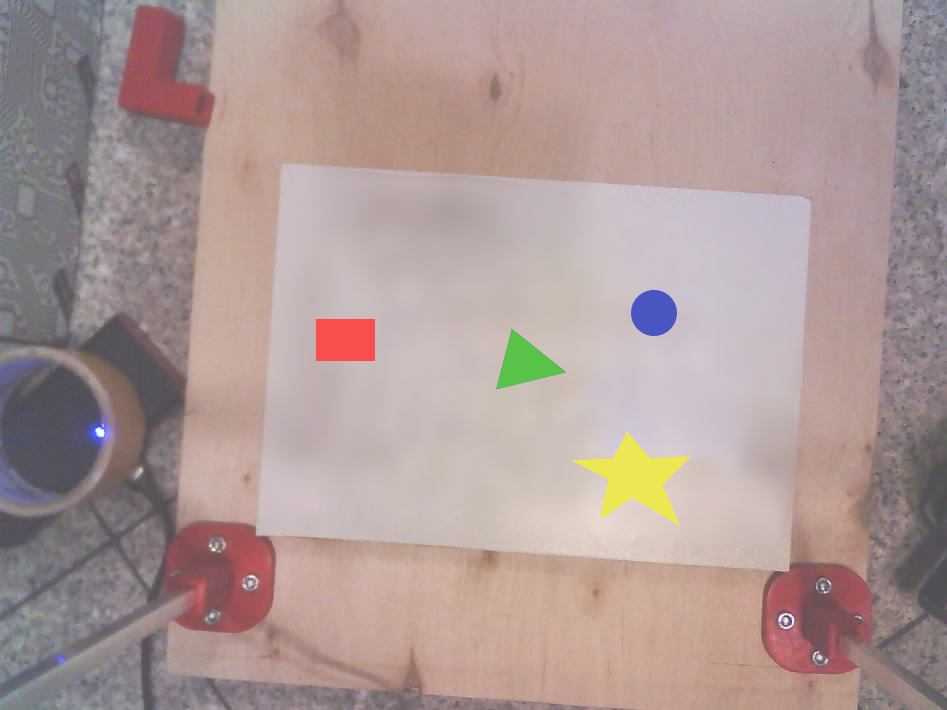
#> input picture shapesDetection/shapesOnImage.jpg, 947 x 710 px, given in place of stream, which was not available
$ python shapesCam.py
#> lines starting #> are read from the running program, lines starting #| are printed output that depends on the picture; after the words box and inside, x2 and y2 are one past the last pixel; in counts of white or black regions, pixels touching at a corner belong together; pictures that were not available may be replaced by others from this repository, and a replacement may not be noted
import cv2 as cv
import numpy as np
import time

stream_url = f"http://192.168.0.101:81/stream"

# Utwórz obiekt VideoCapture do odbierania strumienia
cap = cv.VideoCapture(stream_url)

while True:
    # Odczytaj klatkę z strumienia
    ret, frame = cap.read()
#> frame is the input picture: shape (710, 947, 3); mean B, G, R 151.2, 153.4, 172.9

    if not ret:
        print("Błąd podczas odczytu klatki")
        break

    # Wyświetl klatkę
    # cv.imshow("Kamera ESP", frame)
    img = frame #cv.imread('testShapes2.jpg')
    imgR = img[1]
#> imgR = 947 rows, first 8: [155, 150, 125], [153, 149, 124], [147, 144, 123], [140, 141, 121], [139, 140, 124], [139, 141, 129], [134, 138, 127], [129, 131, 125]
    # cv.imshow("r",imgR)
    imgGry = cv.cvtColor(img, cv.COLOR_RGB2GRAY)
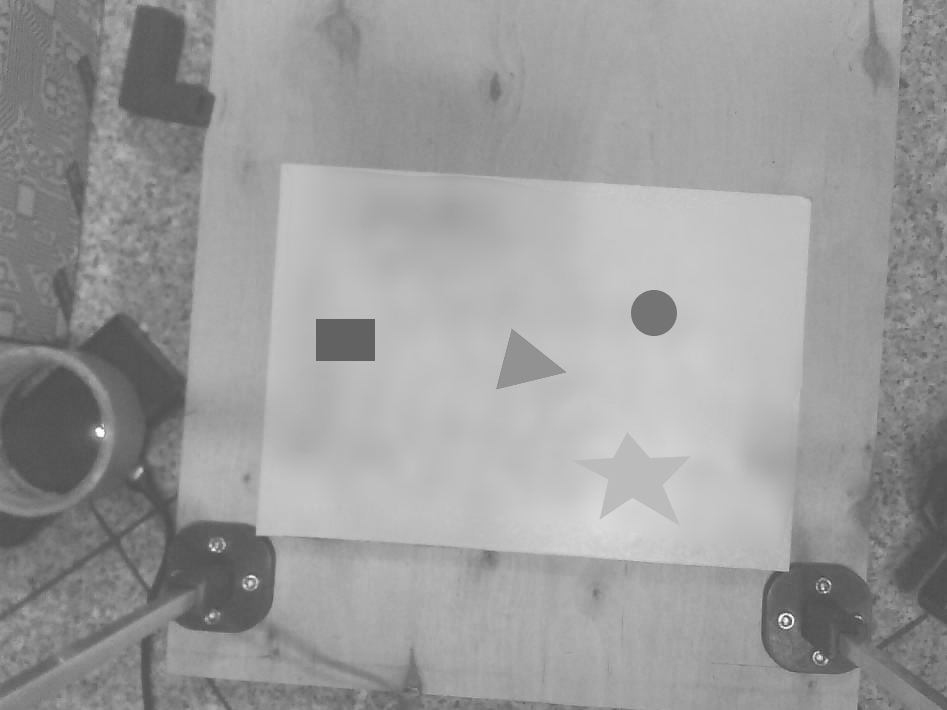
#> imgGry: shape (710, 947); min 61, max 254, mean 155
    # cv.imshow('gray',imgGry)

    _, thrash = cv.threshold(imgGry, 70,255, cv.CHAIN_APPROX_NONE)
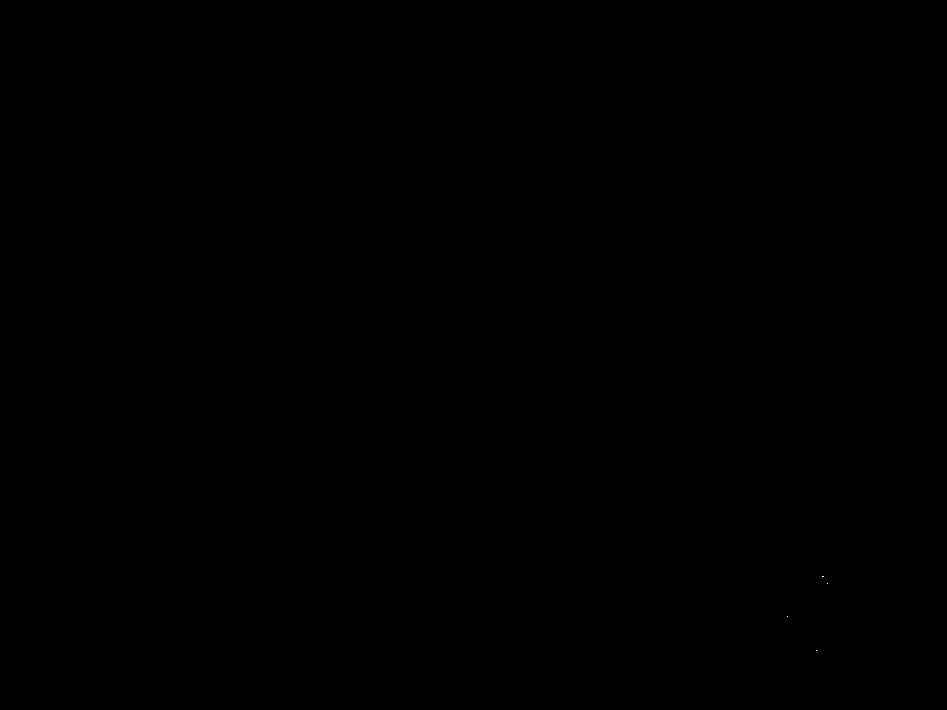
#> thrash: shape (710, 947); 0% white in thin lines or dots, all inside (x1, y1, x2, y2) = (787, 576, 828, 651)
    thrash = cv.GaussianBlur(thrash,(7,7),0)
    cv.imshow('trash', thrash)
    contours , _ = cv.findContours(thrash, cv.RETR_TREE, cv.CHAIN_APPROX_NONE)
#> contours = 3 contours; box (x1, y1, x2, y2) and area: (819, 573, 831, 587) 75, (813, 647, 820, 654) 34, (784, 613, 791, 620) 34

    for contur in contours:
        approx = cv.approxPolyDP(contur, 0.01* cv.arcLength(contur, True), True)
        cv.drawContours(img, [approx], 0, (0,0,0), 5)
        x = approx.ravel()[0]
        y = approx.ravel()[1]
        if len(approx) == 3:
            cv.putText(img, "Triangle", (x, y), cv.FONT_HERSHEY_COMPLEX, 0.5, (0,0,0))
        elif len(approx) == 4:
            x, y, w, h = cv.boundingRect(approx)
            aspectRatio = float(w)/h
            # print(aspectRatio)
            x = int(x + w / 2)
            y = int(y + h / 2)
            if aspectRatio >= 0.95 and aspectRatio < 1.05:
                cv.putText(img, "Square", (x, y), cv.FONT_HERSHEY_COMPLEX, 0.5, (0,0,255))
            else:
                cv.putText(img, "rectangle", (x, y), cv.FONT_HERSHEY_COMPLEX, 0.5, (0,0,255))
        elif len(approx) == 5:
            cv.putText(img, "Pentagon", (x, y), cv.FONT_HERSHEY_COMPLEX, 0.5, (0,0,0))
        elif len(approx) == 10:
            cv.putText(img, "Star", (x, y), cv.FONT_HERSHEY_COMPLEX, 0.5, (0,0,0))
        else:
            cv.putText(img, "Circle", (x, y), cv.FONT_HERSHEY_COMPLEX, 0.5, (0,0,0))
#> this loop made 3 passes
#> (x, y) on passes 1 to 3: (814, 647), (785, 613), (820, 573)
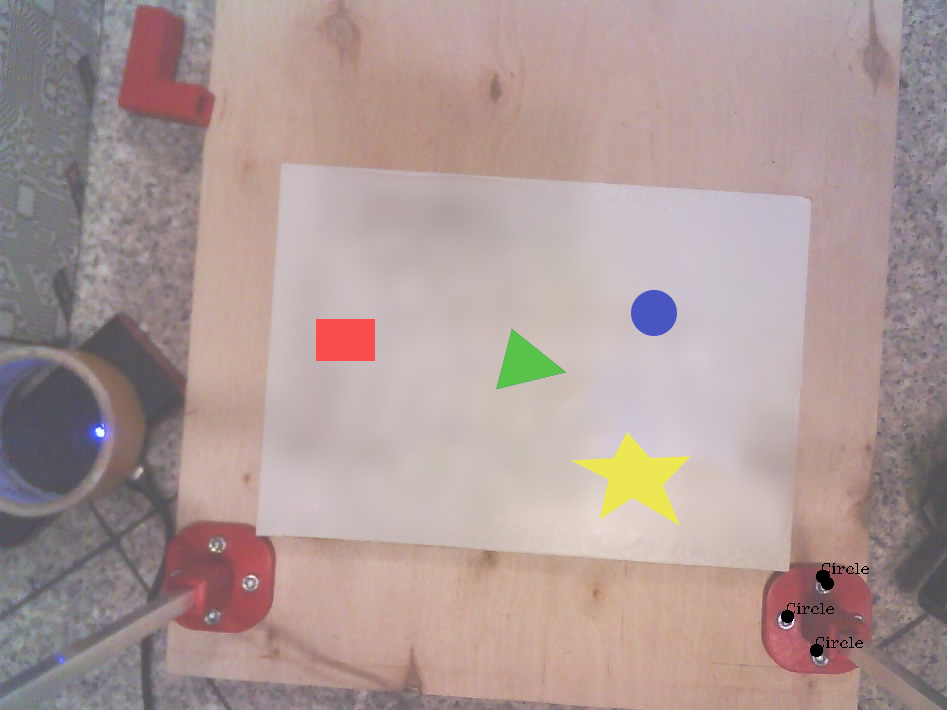
#> img: shape (710, 947, 3); 0.13% of pixels changed, all inside (x1, y1, x2, y2) = (781, 563, 869, 657)

    cv.imshow('shapes_detection', img)

    # time.sleep(1)
    # Przerwij pętlę po naciśnięciu klawisza 'q'
    if cv.waitKey(1) & 0xFF == ord('q'):
#> (key q is pressed here)
        break

# Zwolnij zasoby
cap.release()
cv.destroyAllWindows()


# [37 lines of commented-out code are left out]
